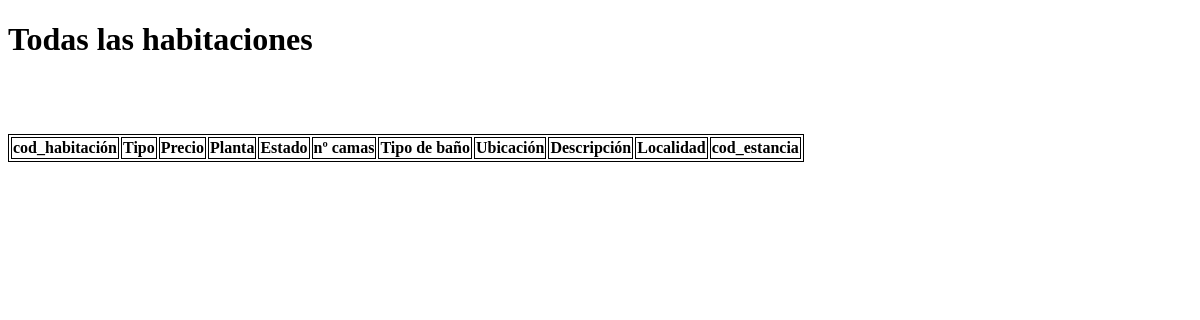
Page /Vista/Todas_habitaciones.php on the earlier database version.
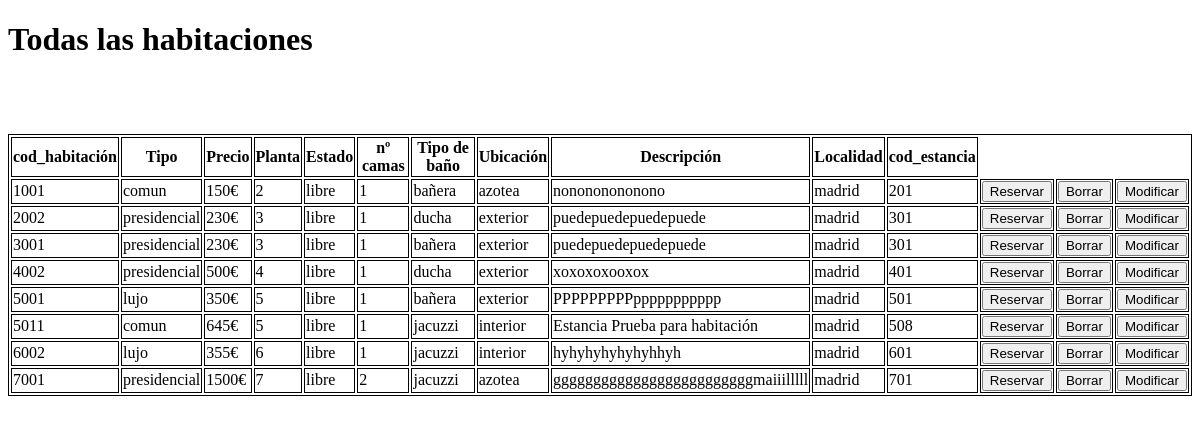
Same page on the later database version.
### tables this page shows
CREATE TABLE `habitacion` (
  `cod_habitacion` int(11) NOT NULL,
  `cod_estancia` int(11) NOT NULL,
  `num_camas` enum('1','2') NOT NULL,
  `tipo_bano` enum('bañera','ducha','jacuzzi') NOT NULL
);

CREATE TABLE `estancia` (
  `cod_estancia` int(250) NOT NULL,
  `estado` enum('libre','ocupado') NOT NULL,
  `descripcion` varchar(500) NOT NULL,
  `ubicacion` enum('exterior','interior','azotea') NOT NULL,
  `planta` int(11) NOT NULL,
  `tipo_estancia` enum('lujo','comun','presidencial') NOT NULL,
  `precio` double NOT NULL,
  `descuento` double DEFAULT NULL,
  `localidad` enum('madrid') NOT NULL
);

### Modelo/conexion.php (called while the page is built, shortened)
<?php
    class Conexion {
        private $nombre;
        function __construct()
        {
            $this->nombre = 'hotel';
        }
        function conectar(){
            $cone=$this->nombre;
                try {
                    $conn = new PDO ("mysql:host=localhost;dbname=$cone;charset=utf8",'root','');
                    $conn->setAttribute(PDO::ATTR_ERRMODE, PDO::ERRMODE_EXCEPTION);
                    return $conn;
                }catch (PDOException $e){
                    echo "Error al conectar a la base de datos: " . $e->getMessage();
                }
        }
    }
?>

### Modelo/Habitacion.php (the view, shortened to what this page needs)
<?php
    class Habitacion extends Estancia {
        private $conexion,$cod_estan, $cod_estancia, $numCamas, $tipo_bano;
        function __construct($cod_estan,$estado, $descripcion, $ubicacion, $planta, $tipo_estancia, $precio, $descuento, $localidad, $cod_estancia, $num_camas, $tipo_bano)
        {
            $this->conexion = parent::conectar();
        }
        function obtenerTodoHabitacion()
        {
            try {
                $stmt = $this->conexion->prepare("SELECT * FROM estancia, habitacion WHERE estancia.cod_estancia = habitacion.cod_estancia;");
                $stmt->execute();
                $resultado = $stmt->fetchAll(PDO::FETCH_OBJ);
                return $resultado;
            } catch (PDOException $e) {
                echo "<br/>ERROR AL OBTENER TODOS LAS FOTOS " . $e->getMessage();
            }
        }
        function muestraHabitaciones () {
            try {
                  $registro = $this->obtenerTodoHabitacion();
            foreach($registro as $x){
                echo "<tr>
                <td>". $x->cod_habitacion . "</td>
                <td>". $x->tipo_estancia . "</td>
                <td>". $x->precio ."€</td>
                <td>". $x->planta . "</td>
                <td>". $x->estado ."</td>
                <td>". $x->num_camas ."</td>
                <td>". $x->tipo_bano ."</td>
                <td>". $x->ubicacion ."</td>
                <td>". $x->descripcion ."</td>
                <td>". $x->localidad ."</td>
                <td>". $x->cod_estancia ."</td>
                <td><form method='post'> <button name=sinAccion value='$x->cod_habitacion]'>Reservar</button></form></td>
                <td><form method='post'> <button name=sinAccion value='$x->cod_habitacion]'>Borrar</button></form></td>
                <td><form method='post'> <button name=sinAccion value='$x->cod_habitacion]'>Modificar</button></form></td>
                </tr>";
            }
        }  catch (PDOException $e) {
            echo "<br/>ERROR AL OBTENER TODOS " . $e->getMessage();
        }
    }
    }
?>

Differences in the rows shown:
added habitacion: cod_habitacion "1001", cod_estancia.tipo_estancia "comun", cod_estancia.precio "150", cod_estancia.planta "2", cod_estancia.estado "libre", num_camas "1", tipo_bano "bañera", cod_estancia.ubicacion "azotea", cod_estancia.descripcion "nonononononono", cod_estancia.localidad "madrid", cod_estancia "201"
added habitacion: cod_habitacion "2002", cod_estancia.tipo_estancia "presidencial", cod_estancia.precio "230", cod_estancia.planta "3", cod_estancia.estado "libre", num_camas "1", tipo_bano "ducha", cod_estancia.ubicacion "exterior", cod_estancia.descripcion "puedepuedepuedepuede", cod_estancia.localidad "madrid", cod_estancia "301"
added habitacion: cod_habitacion "3001", cod_estancia.tipo_estancia "presidencial", cod_estancia.precio "230", cod_estancia.planta "3", cod_estancia.estado "libre", num_camas "1", tipo_bano "bañera", cod_estancia.ubicacion "exterior", cod_estancia.descripcion "puedepuedepuedepuede", cod_estancia.localidad "madrid", cod_estancia "301"
added habitacion: cod_habitacion "4002", cod_estancia.tipo_estancia "presidencial", cod_estancia.precio "500", cod_estancia.planta "4", cod_estancia.estado "libre", num_camas "1", tipo_bano "ducha", cod_estancia.ubicacion "exterior", cod_estancia.descripcion "xoxoxoxooxox", cod_estancia.localidad "madrid", cod_estancia "401"
added habitacion: cod_habitacion "5001", cod_estancia.tipo_estancia "lujo", cod_estancia.precio "350", cod_estancia.planta "5", cod_estancia.estado "libre", num_camas "1", tipo_bano "bañera", cod_estancia.ubicacion "exterior", cod_estancia.descripcion "PPPPPPPPPppppppppppp", cod_estancia.localidad "madrid", cod_estancia "501"
added habitacion: cod_habitacion "5011", cod_estancia.tipo_estancia "comun", cod_estancia.precio "645", cod_estancia.planta "5", cod_estancia.estado "libre", num_camas "1", tipo_bano "jacuzzi", cod_estancia.ubicacion "interior", cod_estancia.descripcion "Estancia Prueba para habitación", cod_estancia.localidad "madrid", cod_estancia "508"
added habitacion: cod_habitacion "6002", cod_estancia.tipo_estancia "lujo", cod_estancia.precio "355", cod_estancia.planta "6", cod_estancia.estado "libre", num_camas "1", tipo_bano "jacuzzi", cod_estancia.ubicacion "interior", cod_estancia.descripcion "hyhyhyhyhyhyhhyh", cod_estancia.localidad "madrid", cod_estancia "601"
added habitacion: cod_habitacion "7001", cod_estancia.tipo_estancia "presidencial", cod_estancia.precio "1500", cod_estancia.planta "7", cod_estancia.estado "libre", num_camas "2", tipo_bano "jacuzzi", cod_estancia.ubicacion "azotea", cod_estancia.descripcion "gggggggggggggggggggggggggmaiiilllll", cod_estancia.localidad "madrid", cod_estancia "701"
